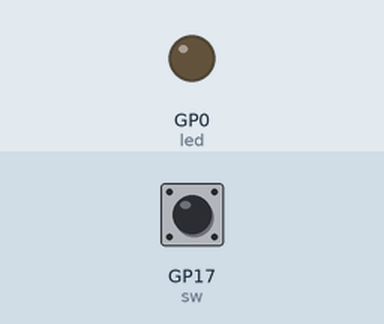
Simulated run of this program. Board: Raspberry Pi Pico running MicroPython. Shown: output pins drawn as LEDs (lit = HIGH). Inputs (shaded band) come from the test bench; at power-on: GP17 (sw) HIGH.

Above: at 1.2 s.
1.3 s: GP17 (sw) pulled LOW for 0.15 s
At 2.6 s:
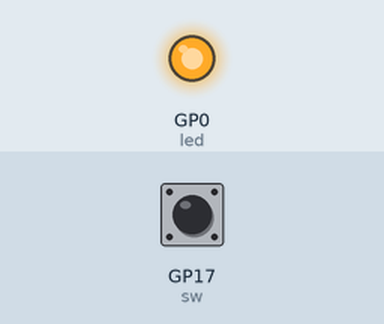
2.9 s: GP17 (sw) pulled LOW for 1 s
At 5.1 s:
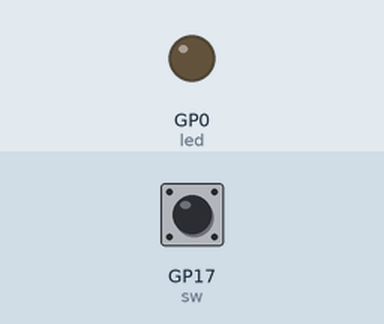
5.4 s: GP17 (sw) pulled LOW for 3.2 s
At 8.9 s:
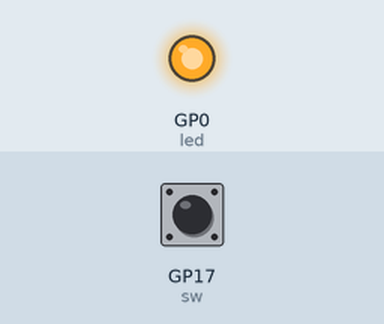
Timing chart, 0 to 10.4 s (numbered marks = the images above; inputs shaded):
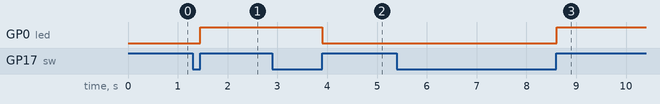

The program:

pico-sw-led.py
```python
from machine import Pin
from time import sleep

led = Pin(0,Pin.OUT)
sw = Pin(17,Pin.IN,Pin.PULL_UP)
tgl = 1

while True:
    if sw.value() ==0:
        tgl = tgl * -1
        while sw.value()==0:
            sleep(0.01)

    if tgl ==1:
        led.value(0)
    else:
        led.value(1)
```

Measured:
- after the input at 1.3 s, GP0 (led): LOW → HIGH after 0.15 s
- after the input at 2.9 s, GP0 (led): HIGH → LOW after 1.0 s
- after the input at 5.4 s, GP0 (led): LOW → HIGH after 3.2 s
